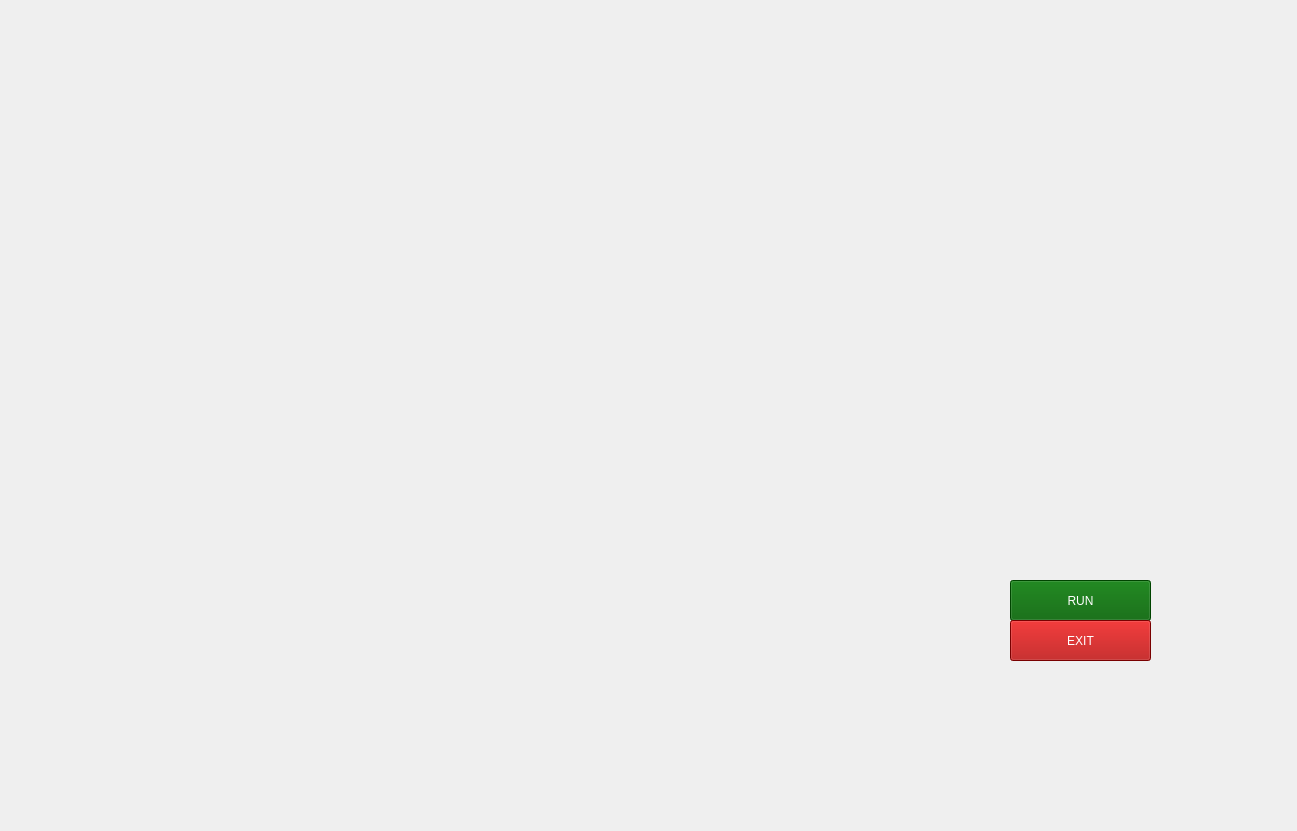
<?xml version="1.0" encoding="UTF-8"?>
<ui version="4.0">
 <class>IdaWindow</class>
 <widget class="QMainWindow" name="IdaWindow">
  <property name="geometry">
   <rect>
    <x>0</x>
    <y>0</y>
    <width>1297</width>
    <height>831</height>
   </rect>
  </property>
  <property name="windowTitle">
   <string>MainWindow</string>
  </property>
  <widget class="QWidget" name="centralwidget">
   <widget class="QLabel" name="label_screen">
    <property name="geometry">
     <rect>
      <x>-20</x>
      <y>-10</y>
      <width>1331</width>
      <height>871</height>
     </rect>
    </property>
    <property name="text">
     <string/>
    </property>
    <property name="pixmap">
     <pixmap>../../../../../Ida1/gif/abstract-background-futuristic-hud-ui-technology-sci-fi_35887-459 (1).jpg</pixmap>
    </property>
    <property name="scaledContents">
     <bool>true</bool>
    </property>
   </widget>
   <widget class="QLabel" name="label_sound">
    <property name="geometry">
     <rect>
      <x>10</x>
      <y>140</y>
      <width>631</width>
      <height>91</height>
     </rect>
    </property>
    <property name="text">
     <string/>
    </property>
    <property name="pixmap">
     <pixmap>../../../../../Ida1/gif/source.gif</pixmap>
    </property>
   </widget>
   <widget class="QPushButton" name="pushButton_run">
    <property name="geometry">
     <rect>
      <x>1010</x>
      <y>580</y>
      <width>141</width>
      <height>41</height>
     </rect>
    </property>
    <property name="styleSheet">
     <string notr="true">background-color: rgb(0, 95, 0);
color: rgb(255, 255, 255);
font: 16pt &quot;Bauhaus 93&quot;;
</string>
    </property>
    <property name="text">
     <string>RUN</string>
    </property>
   </widget>
   <widget class="QPushButton" name="pushButton_exit">
    <property name="geometry">
     <rect>
      <x>1010</x>
      <y>620</y>
      <width>141</width>
      <height>41</height>
     </rect>
    </property>
    <property name="styleSheet">
     <string notr="true">background-color: rgb(170, 0, 0);
color: rgb(255, 255, 255);
font: 16pt &quot;Bauhaus 93&quot;;
</string>
    </property>
    <property name="text">
     <string>EXIT</string>
    </property>
   </widget>
   <widget class="QLabel" name="label_robot">
    <property name="geometry">
     <rect>
      <x>490</x>
      <y>210</y>
      <width>391</width>
      <height>351</height>
     </rect>
    </property>
    <property name="text">
     <string/>
    </property>
    <property name="pixmap">
     <pixmap>../../../../../Ida1/gif/1_9I6EIL5NG20A8se5afVmOg.gif</pixmap>
    </property>
    <property name="scaledContents">
     <bool>true</bool>
    </property>
    <property name="alignment">
     <set>Qt::AlignCenter</set>
    </property>
   </widget>
   <widget class="QLabel" name="label_time">
    <property name="geometry">
     <rect>
      <x>770</x>
      <y>140</y>
      <width>201</width>
      <height>71</height>
     </rect>
    </property>
    <property name="text">
     <string/>
    </property>
    <property name="pixmap">
     <pixmap>../../../../../Ida1/gif/sideLiBG.png</pixmap>
    </property>
    <property name="scaledContents">
     <bool>true</bool>
    </property>
   </widget>
   <widget class="QLabel" name="label_date">
    <property name="geometry">
     <rect>
      <x>970</x>
      <y>140</y>
      <width>201</width>
      <height>71</height>
     </rect>
    </property>
    <property name="text">
     <string/>
    </property>
    <property name="pixmap">
     <pixmap>../../../Downloads/output-onlinepngtools (1).png</pixmap>
    </property>
    <property name="scaledContents">
     <bool>true</bool>
    </property>
   </widget>
   <widget class="QLabel" name="label_title">
    <property name="geometry">
     <rect>
      <x>580</x>
      <y>560</y>
      <width>211</width>
      <height>71</height>
     </rect>
    </property>
    <property name="font">
     <font>
      <pointsize>25</pointsize>
     </font>
    </property>
    <property name="text">
     <string/>
    </property>
    <property name="pixmap">
     <pixmap>../../../Downloads/Capture-removebg-preview (2).png</pixmap>
    </property>
    <property name="scaledContents">
     <bool>true</bool>
    </property>
    <property name="alignment">
     <set>Qt::AlignCenter</set>
    </property>
   </widget>
   <widget class="QLabel" name="label_description">
    <property name="geometry">
     <rect>
      <x>490</x>
      <y>620</y>
      <width>391</width>
      <height>61</height>
     </rect>
    </property>
    <property name="font">
     <font>
      <pointsize>25</pointsize>
     </font>
    </property>
    <property name="text">
     <string/>
    </property>
    <property name="pixmap">
     <pixmap>../../../Downloads/Capture-removebg-preview (3).png</pixmap>
    </property>
    <property name="scaledContents">
     <bool>true</bool>
    </property>
    <property name="alignment">
     <set>Qt::AlignCenter</set>
    </property>
   </widget>
   <widget class="QLabel" name="label_codegif">
    <property name="geometry">
     <rect>
      <x>10</x>
      <y>160</y>
      <width>631</width>
      <height>451</height>
     </rect>
    </property>
    <property name="text">
     <string/>
    </property>
    <property name="pixmap">
     <pixmap>../../../Downloads/gui8-unscreen.gif</pixmap>
    </property>
    <property name="scaledContents">
     <bool>true</bool>
    </property>
    <property name="alignment">
     <set>Qt::AlignCenter</set>
    </property>
   </widget>
   <widget class="QTextBrowser" name="textBrowser">
    <property name="geometry">
     <rect>
      <x>780</x>
      <y>150</y>
      <width>171</width>
      <height>51</height>
     </rect>
    </property>
    <property name="styleSheet">
     <string notr="true">background: transparent;
border-radius: none;
</string>
    </property>
   </widget>
   <widget class="QTextBrowser" name="textBrowser_2">
    <property name="geometry">
     <rect>
      <x>990</x>
      <y>150</y>
      <width>171</width>
      <height>51</height>
     </rect>
    </property>
    <property name="styleSheet">
     <string notr="true">background: transparent;
border-radius: none;
</string>
    </property>
   </widget>
  </widget>
 </widget>
 <resources/>
 <connections/>
</ui>
